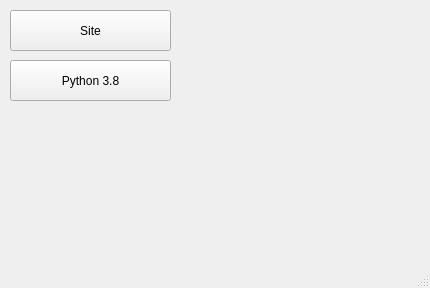
<?xml version="1.0" encoding="UTF-8"?>
<ui version="4.0">
 <class>MainWindow</class>
 <widget class="QMainWindow" name="MainWindow">
  <property name="geometry">
   <rect>
    <x>0</x>
    <y>0</y>
    <width>430</width>
    <height>288</height>
   </rect>
  </property>
  <property name="windowTitle">
   <string>MainWindow</string>
  </property>
  <widget class="QWidget" name="centralwidget">
   <widget class="QPushButton" name="pushButton">
    <property name="geometry">
     <rect>
      <x>10</x>
      <y>10</y>
      <width>161</width>
      <height>41</height>
     </rect>
    </property>
    <property name="text">
     <string>Site</string>
    </property>
   </widget>
   <widget class="QPushButton" name="pushButton_2">
    <property name="geometry">
     <rect>
      <x>10</x>
      <y>60</y>
      <width>161</width>
      <height>41</height>
     </rect>
    </property>
    <property name="text">
     <string>Python 3.8</string>
    </property>
   </widget>
  </widget>
  <widget class="QMenuBar" name="menubar">
   <property name="geometry">
    <rect>
     <x>0</x>
     <y>0</y>
     <width>430</width>
     <height>21</height>
    </rect>
   </property>
  </widget>
  <widget class="QStatusBar" name="statusbar"/>
 </widget>
 <resources/>
 <connections/>
</ui>
